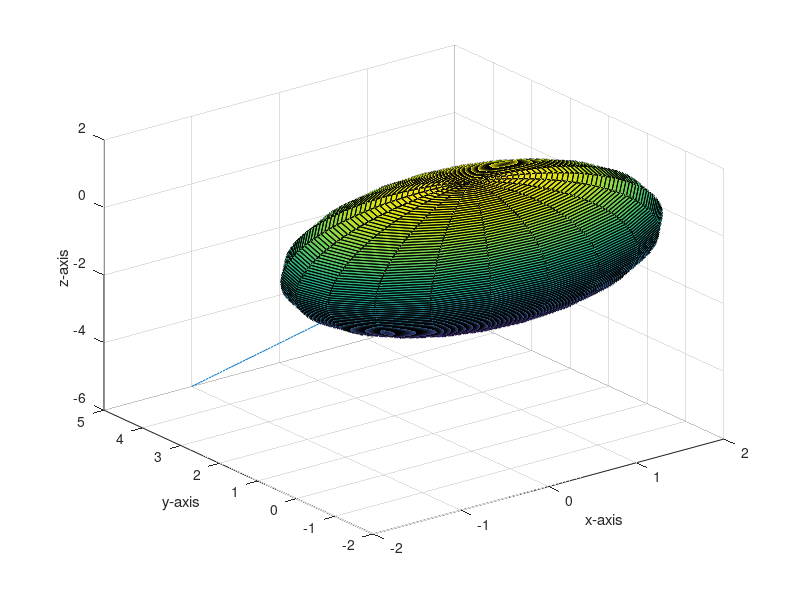

MATLAB code to generate this figure:
t =linspace (0,1);
x= 0-t;
y=0+5*t;
z= 0-6*t;
plot3 (x,y,z);
grid on;
xlabel ('x-axis');
ylabel ('y-axis');
zlabel ('z-axis');
hold on ;
q=0 : pi/100 : 2*pi;
w = 0 : pi/10 : 2*pi;
[q,w]=meshgrid(q,w);
x= 2*sin(q).*cos(w);
y= 2*sin(q).*sin(w);
z = 2*cos (q);
surf(x,y,z);
